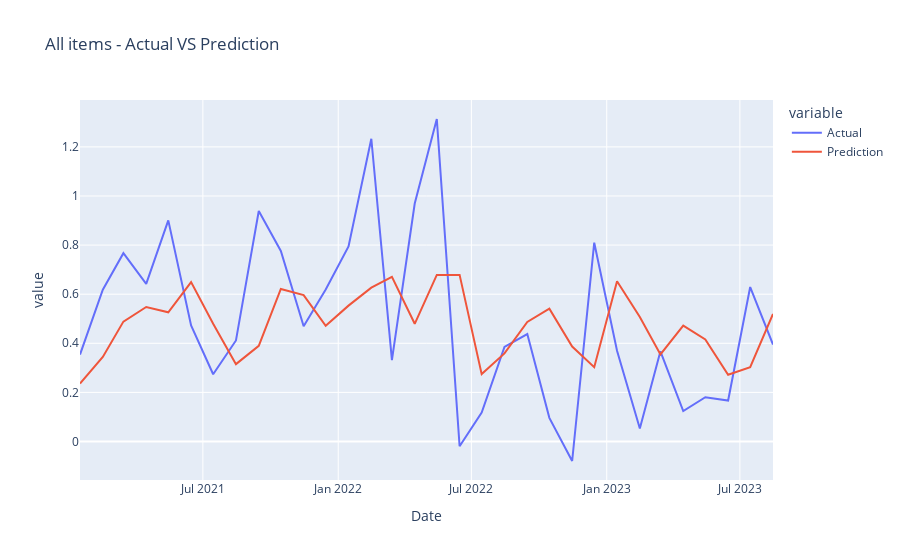
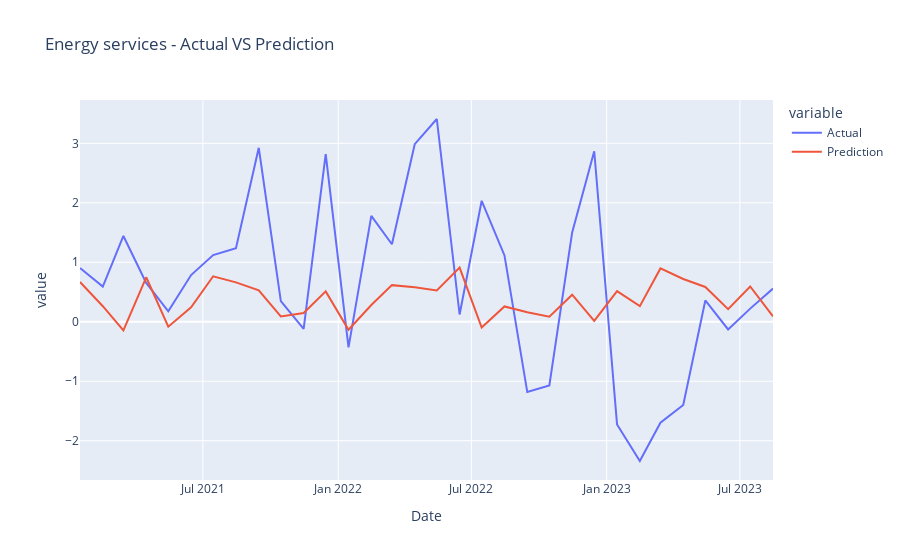
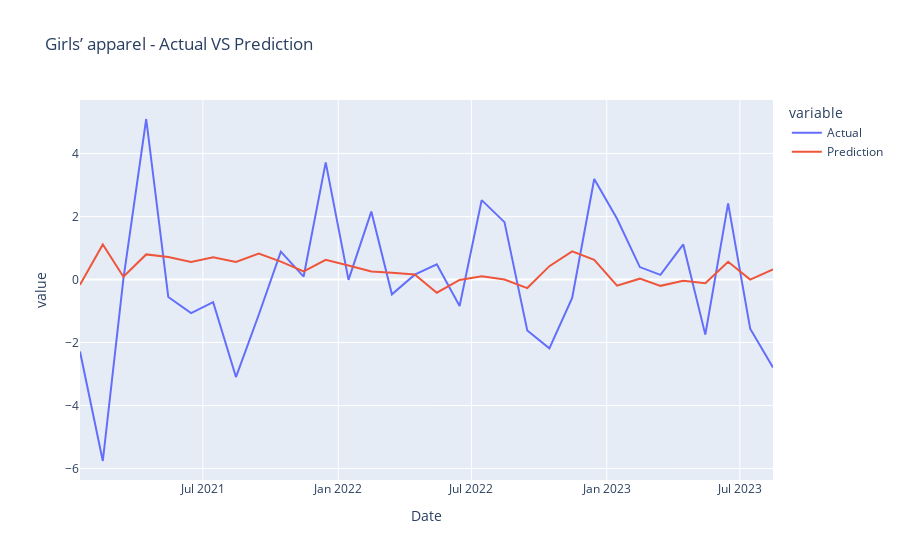
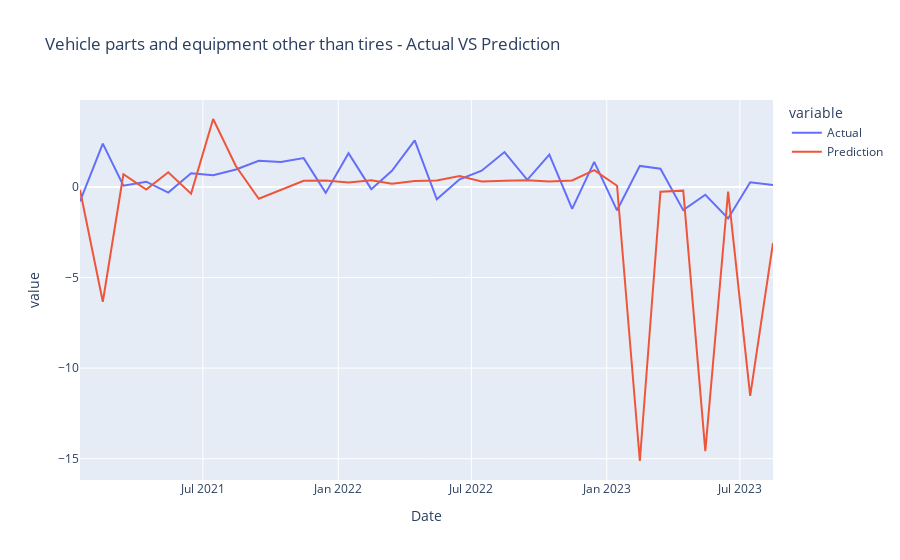

The notebook cell these images were saved under, in order:
### Code cell
plot_results(all_data_test_dict, categories_with_highest_diff)

### Figure 1 — Plotly figure (JSON) as saved in the notebook; plotly's stock layout.template omitted (floating-point values rounded to 4 significant figures)
{"data": [{"hovertemplate": "variable=Actual<br>Date=%{x}<br>value=%{y}<extra></extra>", "legendgroup": "Actual", "line": {"color": "#636efa", "dash": "solid"}, "marker": {"symbol": "circle"}, "mode": "lines", "name": "Actual", "orientation": "v", "showlegend": true, "type": "scatter", "x": ["2021-01-15", "2021-02-15", "2021-03-15", "2021-04-15", "2021-05-15", "2021-06-15", "2021-07-15", "2021-08-15", "2021-09-15", "2021-10-15", "2021-11-15", "2021-12-15", "2022-01-15", "2022-02-15", "2022-03-15", "2022-04-15", "2022-05-15", "2022-06-15", "2022-07-15", "2022-08-15", "2022-09-15", "2022-10-15", "2022-11-15", "2022-12-15", "2023-01-15", "2023-02-15", "2023-03-15", "2023-04-15", "2023-05-15", "2023-06-15", "2023-07-15", "2023-08-15"], "xaxis": "x", "y": [0.354, 0.6182, 0.7671, 0.6422, 0.9008, 0.4727, 0.274, 0.4116, 0.9389, 0.7761, 0.4694, 0.6194, 0.7945, 1.233, 0.3314, 0.9691, 1.314, -0.0193, 0.1181, 0.3852, 0.4374, 0.09624, -0.07947, 0.8098, 0.3693, 0.05303, 0.3671, 0.124, 0.1802, 0.1667, 0.6292, 0.3949], "yaxis": "y"}, {"hovertemplate": "variable=Prediction<br>Date=%{x}<br>value=%{y}<extra></extra>", "legendgroup": "Prediction", "line": {"color": "#EF553B", "dash": "solid"}, "marker": {"symbol": "circle"}, "mode": "lines", "name": "Prediction", "orientation": "v", "showlegend": true, "type": "scatter", "x": ["2021-01-15", "2021-02-15", "2021-03-15", "2021-04-15", "2021-05-15", "2021-06-15", "2021-07-15", "2021-08-15", "2021-09-15", "2021-10-15", "2021-11-15", "2021-12-15", "2022-01-15", "2022-02-15", "2022-03-15", "2022-04-15", "2022-05-15", "2022-06-15", "2022-07-15", "2022-08-15", "2022-09-15", "2022-10-15", "2022-11-15", "2022-12-15", "2023-01-15", "2023-02-15", "2023-03-15", "2023-04-15", "2023-05-15", "2023-06-15", "2023-07-15", "2023-08-15"], "xaxis": "x", "y": [0.2359, 0.3446, 0.4883, 0.5478, 0.5262, 0.6491, 0.4798, 0.3151, 0.3899, 0.6215, 0.596, 0.4711, 0.5534, 0.6264, 0.671, 0.4794, 0.6786, 0.6786, 0.2745, 0.3588, 0.4871, 0.541, 0.3868, 0.3028, 0.6524, 0.5073, 0.3548, 0.4721, 0.4159, 0.2717, 0.3029, 0.5194], "yaxis": "y"}], "layout": {"legend": {"title": {"text": "variable"}, "tracegroupgap": 0}, "title": {"text": "All items - Actual VS Prediction"}, "xaxis": {"anchor": "y", "domain": [0, 1], "title": {"text": "Date"}}, "yaxis": {"anchor": "x", "domain": [0, 1], "title": {"text": "value"}}}}

### Figure 2 — Plotly figure (JSON) as saved in the notebook; plotly's stock layout.template omitted (floating-point values rounded to 4 significant figures)
{"data": [{"hovertemplate": "variable=Actual<br>Date=%{x}<br>value=%{y}<extra></extra>", "legendgroup": "Actual", "line": {"color": "#636efa", "dash": "solid"}, "marker": {"symbol": "circle"}, "mode": "lines", "name": "Actual", "orientation": "v", "showlegend": true, "type": "scatter", "x": ["2021-01-15", "2021-02-15", "2021-03-15", "2021-04-15", "2021-05-15", "2021-06-15", "2021-07-15", "2021-08-15", "2021-09-15", "2021-10-15", "2021-11-15", "2021-12-15", "2022-01-15", "2022-02-15", "2022-03-15", "2022-04-15", "2022-05-15", "2022-06-15", "2022-07-15", "2022-08-15", "2022-09-15", "2022-10-15", "2022-11-15", "2022-12-15", "2023-01-15", "2023-02-15", "2023-03-15", "2023-04-15", "2023-05-15", "2023-06-15", "2023-07-15", "2023-08-15"], "xaxis": "x", "y": [0.9056, 0.5911, 1.442, 0.6544, 0.1755, 0.7855, 1.12, 1.235, 2.924, 0.3483, -0.1212, 2.817, -0.4314, 1.779, 1.304, 2.985, 3.409, 0.1223, 2.034, 1.116, -1.181, -1.071, 1.502, 2.867, -1.725, -2.34, -1.697, -1.398, 0.358, -0.1297, 0.2212, 0.5581], "yaxis": "y"}, {"hovertemplate": "variable=Prediction<br>Date=%{x}<br>value=%{y}<extra></extra>", "legendgroup": "Prediction", "line": {"color": "#EF553B", "dash": "solid"}, "marker": {"symbol": "circle"}, "mode": "lines", "name": "Prediction", "orientation": "v", "showlegend": true, "type": "scatter", "x": ["2021-01-15", "2021-02-15", "2021-03-15", "2021-04-15", "2021-05-15", "2021-06-15", "2021-07-15", "2021-08-15", "2021-09-15", "2021-10-15", "2021-11-15", "2021-12-15", "2022-01-15", "2022-02-15", "2022-03-15", "2022-04-15", "2022-05-15", "2022-06-15", "2022-07-15", "2022-08-15", "2022-09-15", "2022-10-15", "2022-11-15", "2022-12-15", "2023-01-15", "2023-02-15", "2023-03-15", "2023-04-15", "2023-05-15", "2023-06-15", "2023-07-15", "2023-08-15"], "xaxis": "x", "y": [0.669, 0.2619, -0.1451, 0.7482, -0.08169, 0.243, 0.7646, 0.662, 0.5297, 0.08894, 0.1481, 0.5112, -0.1349, 0.2826, 0.6157, 0.5793, 0.5267, 0.9099, -0.09727, 0.2581, 0.1614, 0.08616, 0.4549, 0.01597, 0.5154, 0.2625, 0.8971, 0.7196, 0.5854, 0.212, 0.5935, 0.09115], "yaxis": "y"}], "layout": {"legend": {"title": {"text": "variable"}, "tracegroupgap": 0}, "title": {"text": "Energy services - Actual VS Prediction"}, "xaxis": {"anchor": "y", "domain": [0, 1], "title": {"text": "Date"}}, "yaxis": {"anchor": "x", "domain": [0, 1], "title": {"text": "value"}}}}

### Figure 3 — Plotly figure (JSON) as saved in the notebook; plotly's stock layout.template omitted (floating-point values rounded to 4 significant figures)
{"data": [{"hovertemplate": "variable=Actual<br>Date=%{x}<br>value=%{y}<extra></extra>", "legendgroup": "Actual", "line": {"color": "#636efa", "dash": "solid"}, "marker": {"symbol": "circle"}, "mode": "lines", "name": "Actual", "orientation": "v", "showlegend": true, "type": "scatter", "x": ["2021-01-15", "2021-02-15", "2021-03-15", "2021-04-15", "2021-05-15", "2021-06-15", "2021-07-15", "2021-08-15", "2021-09-15", "2021-10-15", "2021-11-15", "2021-12-15", "2022-01-15", "2022-02-15", "2022-03-15", "2022-04-15", "2022-05-15", "2022-06-15", "2022-07-15", "2022-08-15", "2022-09-15", "2022-10-15", "2022-11-15", "2022-12-15", "2023-01-15", "2023-02-15", "2023-03-15", "2023-04-15", "2023-05-15", "2023-06-15", "2023-07-15", "2023-08-15"], "xaxis": "x", "y": [-2.287, -5.76, 0.02102, 5.093, -0.5549, -1.066, -0.7183, -3.097, -1.119, 0.8835, 0.09299, 3.718, -0.0112, 2.156, -0.4713, 0.152, 0.4835, -0.8429, 2.518, 1.82, -1.619, -2.186, -0.5853, 3.19, 1.928, 0.3939, 0.1461, 1.112, -1.75, 2.415, -1.564, -2.796], "yaxis": "y"}, {"hovertemplate": "variable=Prediction<br>Date=%{x}<br>value=%{y}<extra></extra>", "legendgroup": "Prediction", "line": {"color": "#EF553B", "dash": "solid"}, "marker": {"symbol": "circle"}, "mode": "lines", "name": "Prediction", "orientation": "v", "showlegend": true, "type": "scatter", "x": ["2021-01-15", "2021-02-15", "2021-03-15", "2021-04-15", "2021-05-15", "2021-06-15", "2021-07-15", "2021-08-15", "2021-09-15", "2021-10-15", "2021-11-15", "2021-12-15", "2022-01-15", "2022-02-15", "2022-03-15", "2022-04-15", "2022-05-15", "2022-06-15", "2022-07-15", "2022-08-15", "2022-09-15", "2022-10-15", "2022-11-15", "2022-12-15", "2023-01-15", "2023-02-15", "2023-03-15", "2023-04-15", "2023-05-15", "2023-06-15", "2023-07-15", "2023-08-15"], "xaxis": "x", "y": [-0.1691, 1.11, 0.08925, 0.7955, 0.7132, 0.5581, 0.7067, 0.5569, 0.8218, 0.5675, 0.2574, 0.6224, 0.4411, 0.2567, 0.2167, 0.1609, -0.4198, -0.01269, 0.09947, 0.0002287, -0.2726, 0.423, 0.895, 0.6223, -0.1979, 0.02599, -0.2015, -0.04124, -0.121, 0.5631, -0.003081, 0.3224], "yaxis": "y"}], "layout": {"legend": {"title": {"text": "variable"}, "tracegroupgap": 0}, "title": {"text": "Girls’ apparel - Actual VS Prediction"}, "xaxis": {"anchor": "y", "domain": [0, 1], "title": {"text": "Date"}}, "yaxis": {"anchor": "x", "domain": [0, 1], "title": {"text": "value"}}}}

### Figure 4 — Plotly figure (JSON) as saved in the notebook; plotly's stock layout.template omitted (floating-point values rounded to 4 significant figures)
{"data": [{"hovertemplate": "variable=Actual<br>Date=%{x}<br>value=%{y}<extra></extra>", "legendgroup": "Actual", "line": {"color": "#636efa", "dash": "solid"}, "marker": {"symbol": "circle"}, "mode": "lines", "name": "Actual", "orientation": "v", "showlegend": true, "type": "scatter", "x": ["2021-01-15", "2021-02-15", "2021-03-15", "2021-04-15", "2021-05-15", "2021-06-15", "2021-07-15", "2021-08-15", "2021-09-15", "2021-10-15", "2021-11-15", "2021-12-15", "2022-01-15", "2022-02-15", "2022-03-15", "2022-04-15", "2022-05-15", "2022-06-15", "2022-07-15", "2022-08-15", "2022-09-15", "2022-10-15", "2022-11-15", "2022-12-15", "2023-01-15", "2023-02-15", "2023-03-15", "2023-04-15", "2023-05-15", "2023-06-15", "2023-07-15", "2023-08-15"], "xaxis": "x", "y": [-0.7973, 2.386, 0.07008, 0.2873, -0.3151, 0.7489, 0.6486, 0.9623, 1.439, 1.373, 1.589, -0.3291, 1.861, -0.1227, 0.8884, 2.564, -0.6819, 0.4227, 0.8939, 1.924, 0.3933, 1.789, -1.211, 1.379, -1.292, 1.16, 1.007, -1.282, -0.4337, -1.741, 0.2536, 0.09994], "yaxis": "y"}, {"hovertemplate": "variable=Prediction<br>Date=%{x}<br>value=%{y}<extra></extra>", "legendgroup": "Prediction", "line": {"color": "#EF553B", "dash": "solid"}, "marker": {"symbol": "circle"}, "mode": "lines", "name": "Prediction", "orientation": "v", "showlegend": true, "type": "scatter", "x": ["2021-01-15", "2021-02-15", "2021-03-15", "2021-04-15", "2021-05-15", "2021-06-15", "2021-07-15", "2021-08-15", "2021-09-15", "2021-10-15", "2021-11-15", "2021-12-15", "2022-01-15", "2022-02-15", "2022-03-15", "2022-04-15", "2022-05-15", "2022-06-15", "2022-07-15", "2022-08-15", "2022-09-15", "2022-10-15", "2022-11-15", "2022-12-15", "2023-01-15", "2023-02-15", "2023-03-15", "2023-04-15", "2023-05-15", "2023-06-15", "2023-07-15", "2023-08-15"], "xaxis": "x", "y": [-0.166, -6.336, 0.6992, -0.1422, 0.8074, -0.3708, 3.748, 1.138, -0.6546, -0.1874, 0.3394, 0.3522, 0.243, 0.3656, 0.1786, 0.3227, 0.3526, 0.5986, 0.3029, 0.3424, 0.3627, 0.298, 0.3603, 0.9229, 0.06834, -15.13, -0.2634, -0.2051, -14.58, -0.2576, -11.53, -3.094], "yaxis": "y"}], "layout": {"legend": {"title": {"text": "variable"}, "tracegroupgap": 0}, "title": {"text": "Vehicle parts and equipment other than tires - Actual VS Prediction"}, "xaxis": {"anchor": "y", "domain": [0, 1], "title": {"text": "Date"}}, "yaxis": {"anchor": "x", "domain": [0, 1], "title": {"text": "value"}}}}
